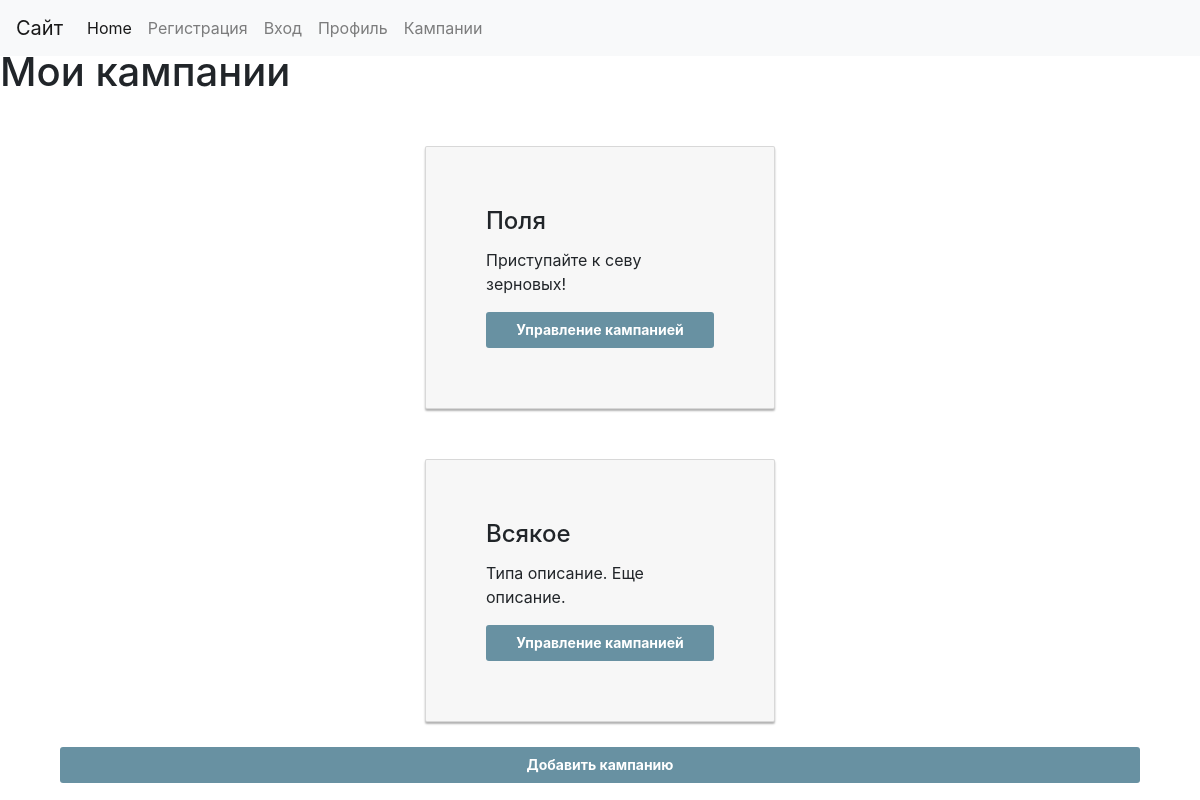
The page /mycamp (signed in) on the database as committed earlier.
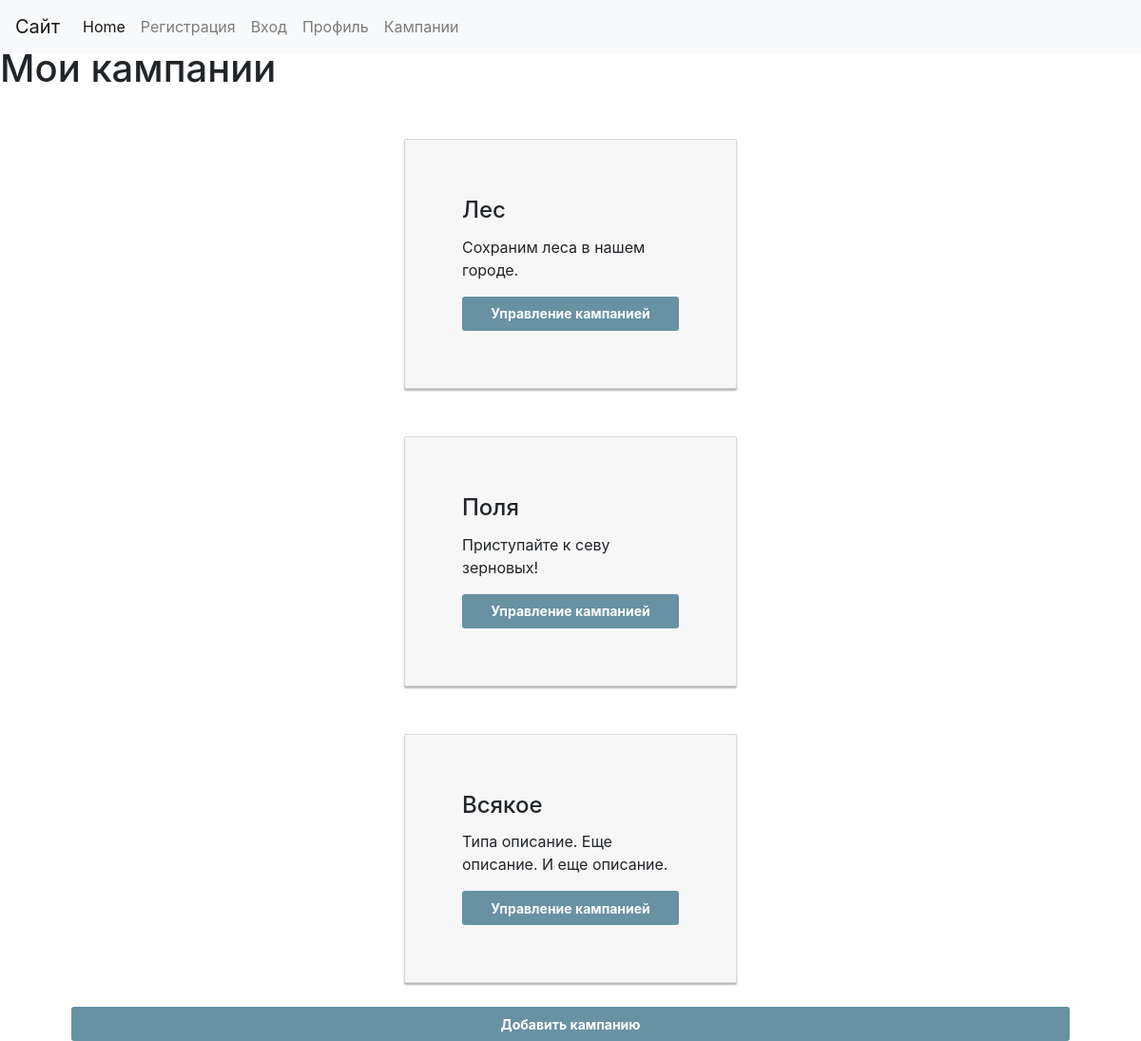
The same page on the database as committed later.
### usermanag/models.py (models this page shows)
class Campaing(models.Model):
    id_campaign = models.AutoField(primary_key=True)
    campaign_name = models.CharField(max_length=200, verbose_name='Название кампании', unique=True)
    campaign_description = models.CharField(max_length=200, verbose_name='Описание кампании')
    class Meta:
        verbose_name = 'Кампания'
        verbose_name_plural = 'Кампании'

### camp/views.py (the view, shortened to what this page needs)
# urls.py: path('mycamp', views.mycamp, name ='mycamp'),
def mycamp(request):
    if request.method == "GET":
        camp_dat_id = CampaignData.objects.filter(user_camp_id = request.user.id)
        uniq_id = []
        for n in camp_dat_id:
            if n.camp_num_id not in uniq_id:
                uniq_id.append(n.camp_num_id)
        uniq_id.sort()
        camp_dat = Campaing.objects.filter(id_campaign__in=uniq_id)
        return render(request, "mycamp.html", {"camp": camp_dat})

### camp/templates/mycamp.html (shortened to what this page needs)
{% extends "base.html" %}
{% load static %}
{% block content%}
<br>
<br>
<h1>Мои кампании</h1>
{% if request.method == "GET" %}
{% for i in camp %}
<div class="container">
<div class="card card-container">
    <div class="card-body">
        <h4 class="card-title">{{i.campaign_name}}</h4>
        <p class="card-text">{{i.campaign_description}}</p>
        <form  action={% url 'showcamp' i.id_campaign %}>
            <button class="btn btn-lg btn-primary btn-block btn-signin" type="submit">Управление кампанией</button>
        </form>
    </div>
</div>
{% endfor %}
{% endif %}
<form action='createcamp'>
<button class="btn btn-lg btn-primary btn-block btn-signin" type="submit">Добавить кампанию</button>
</form>
</div>
{% endblock %}

Rows that differ between the two databases and show on the page:
now on this page (row unchanged): Campaing: campaign_name "Лес", campaign_description "Сохраним леса в нашем городе."
changed Campaing "Всякое": campaign_description "Типа описание. Еще описание." → "Типа описание. Еще описание. И еще описание."
